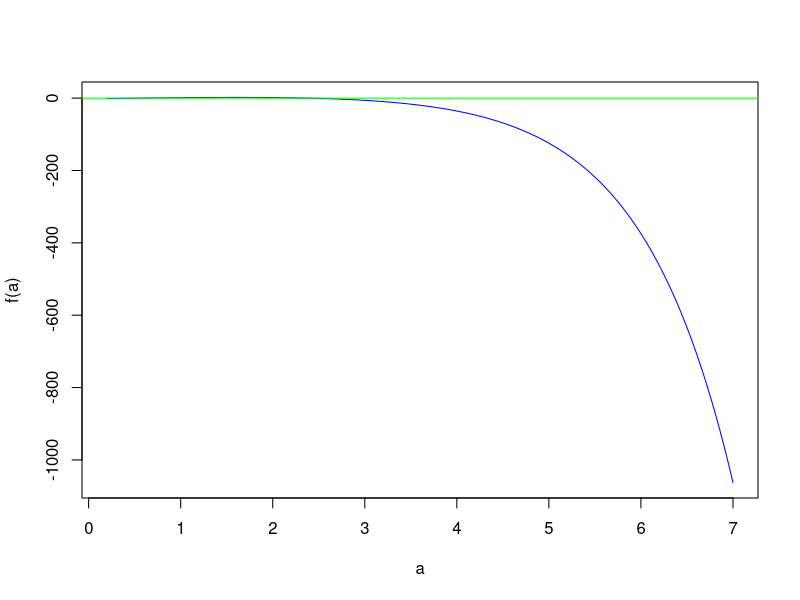

This chart was generated by the following R code:

#Remueve objetos del entorno y crea función a la que se le hallará las raices
f <- function(x)
{
  return (5*x-exp(x)-1)
}
#f->función a la que hay que encontrarle las raices 
#a->valor sobre el que se efectua la función, b -> valor de la iteración anterior, c-> contador
pf <- function(a,b,c)
{
  print(paste0("::",a, " | ", b) )
  
  
  
  error=abs(a-b)/abs(a)
  cat("X=",a,"\tE=",error,"\n")
  if(error < 0.000000001 || a == -Inf || a == Inf)
  {
    return(a)
  }
  else
  {
    pf(f(a),a,c+1)
  }
}

graf <- function(a,b)
{
  a<- seq(a,b,0.001)
  plot(a , f(a), type="l",col="blue")
  abline(h=0,col="green")
}

puntof <- function(a,b)
{
 # graf(a,b)
  return ( pf(a,a-1,0) )
#  print(f(a)-a)
#  print(f(b)-b)
#  if ( f(a)-a > 0 && f(b)-b<0 )
#  {
#    
#  }
  
  return(NaN)
  
}

puntof(0.2,7)
graf(0.2,7)
